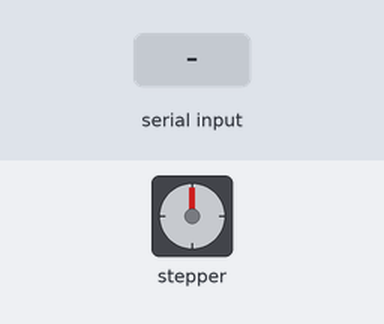
Recording of a sketch running on a simulated Arduino Uno, built with avr-gcc and run on an emulated ATmega328P. Shown: stepper motor. The inputs (shaded band) are chosen by the test bench. Stepper angles assume 2048 steps per turn; what the sketch prints to the serial monitor is not drawn.

Above: at 1.2 s.
1.3 s: "90,45\n" received over Serial
At 1.45 s:
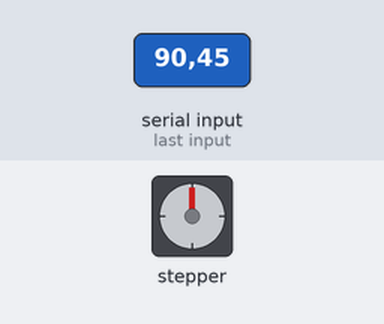
At 2.06 s:
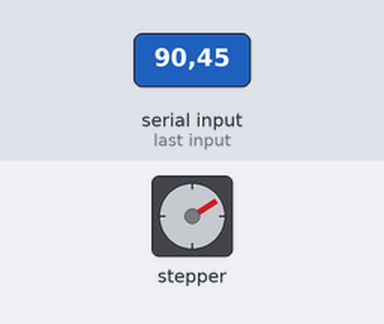
Timing chart, 0 to 19.3 s (numbered marks = the images above; inputs shaded):
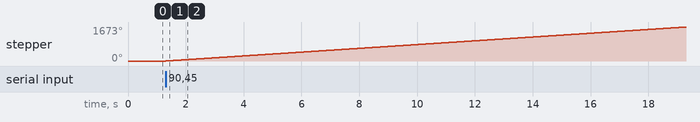

Measured:
- after the input at 1.3 s, stepper: keeps turning clockwise at about 93°/s, starting at once

The sketch:

sketch_nov18a.ino
```cpp
/*
  Stepper Motor Demonstration 1
  Stepper-Demo1.ino
  Demonstrates 28BYJ-48 Unipolar Stepper with ULN2003 Driver
  Uses Arduino Stepper Library

  DroneBot Workshop 2018
  https://dronebotworkshop.com
*/

//Include the Arduino Stepper Library
#include <Stepper.h>
#include <stdlib.h>
// Define Constants

// Number of steps per internal motor revolution
const float STEPS_PER_REV = 32;

//  Amount of Gear Reduction
const float GEAR_RED = 64;

// Number of steps per geared output rotation
const float STEPS_PER_OUT_REV = STEPS_PER_REV * GEAR_RED;

// Define Variables

// Number of Steps Required
int StepsRequired;

// Create Instance of Stepper Class
// Specify Pins used for motor coils
// The pins used are 8,9,10,11
// Connected to ULN2003 Motor Driver In1, In2, In3, In4
// Pins entered in sequence 1-3-2-4 for proper step sequencing

Stepper steppermotor(STEPS_PER_REV, 8, 10, 9, 11);

double q_open;
double q_close;
double cur_state;

double goToState(double q) {
  double steps = cur_state - q;
  steppermotor.step(int(steps * 2048));
  cur_state = q;
  return steps;
}

void recordCloseState(){
   q_close = cur_state;
}

void recordOpenState(){
  q_open = cur_state;
}

void setup()
{
cur_state= 0;
q_close = 0;
q_open = 0;
Serial.begin(9600);
Serial.println("OI");
}

void loop()
{
  steppermotor.setSpeed(1000);
  if(Serial.available()){
  double input = atof(Serial.readStringUntil('\n').c_str());
//  Serial.println(input);
  q_close = (input);
    Serial.println(goToState(q_close));
  }
  // Slow - 4-step CW sequence to observe lights on driver board
//  steppermotor.setSpeed(1000);
//  StepsRequired  =  2048;
//  steppermotor.step(StepsRequired);
//  delay(2000);

   // Rotate CW 1/2 turn slowly
  //StepsRequired  =  STEPS_PER_OUT_REV / 2;
  //steppermotor.setSpeed(100);
  //steppermotor.step(StepsRequired);
  //delay(1000);

  // Rotate CCW 1/2 turn quickly
  //StepsRequired  =  - STEPS_PER_OUT_REV / 2;
  //steppermotor.setSpeed(700);
  //steppermotor.step(StepsRequired);
  //delay(2000);

}
```
